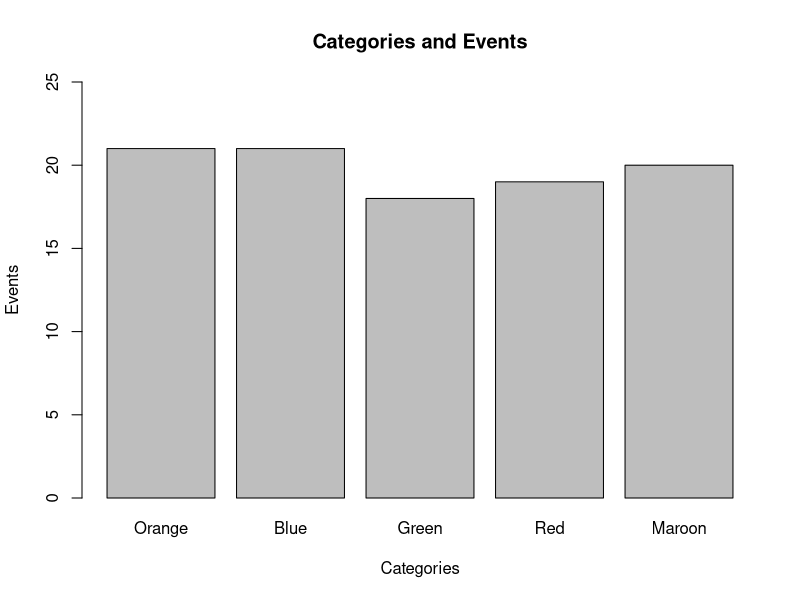
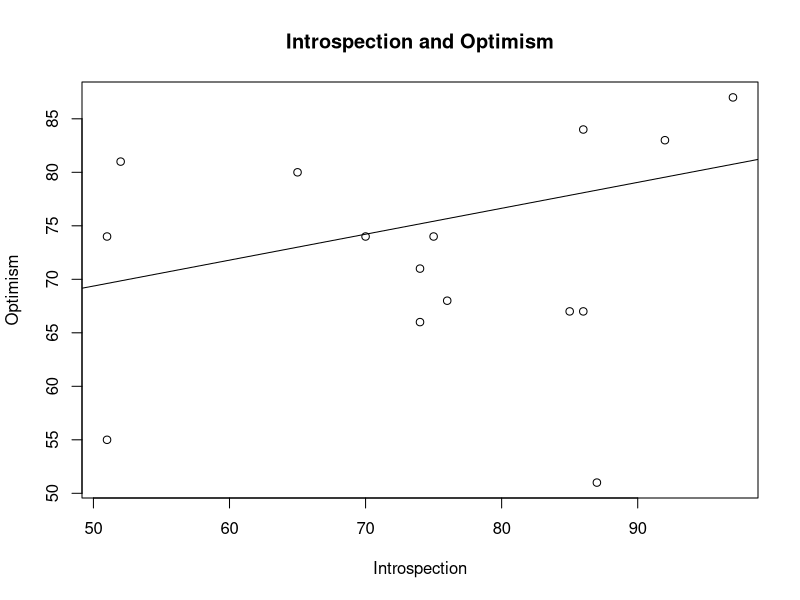
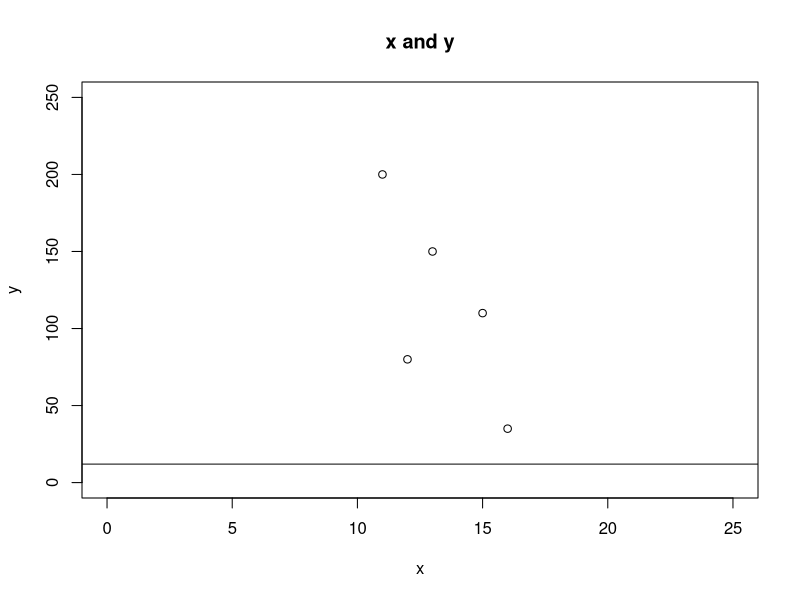
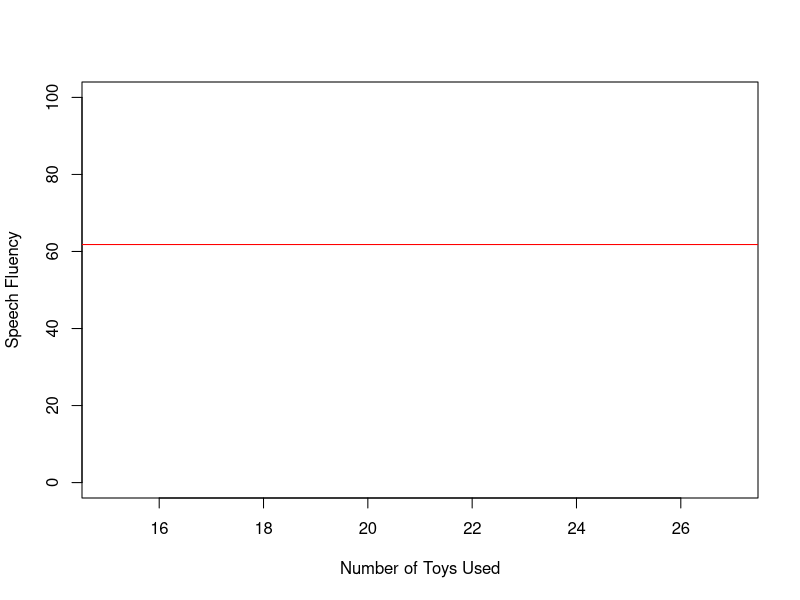
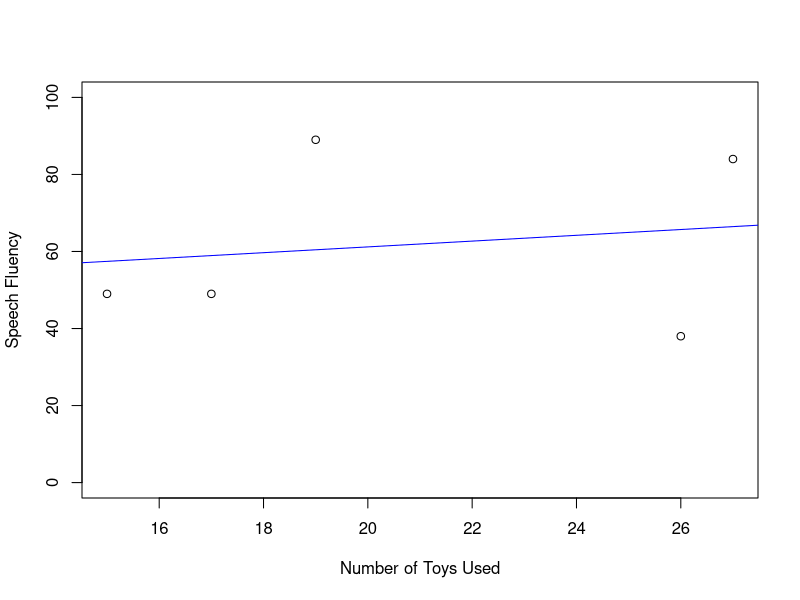

Source code (R) for these figures, in order:
#Advanced Stats Spring '22
#In Class script #3
#Created by Qingqing Yang 03/2/2022
#Edited by Siqi Sun 03/07/2022

##Question 1#####################

# Create data frame
Q1_df <- data.frame(
  categories=c("Orange","Blue","Green","Red","Maroon"),
  freq = c(21,21,18,19,20)
)
# barplot(Q1_df$freq,names.arg = Q1_df$categories, ylim=c(0,25), space=0.1,legend.text = Q1_df$freq,col=rainbow(5))
barplot(Q1_df$freq,
        names.arg = Q1_df$categories, 
        ylim=c(0,25),
        xlab = "Categories",
        ylab = "Events",
        main = "Categories and Events"
        )

mode <- Q1_df$categories[Q1_df$freq==max(Q1_df$freq)]
mode

##Question 2#####################

# Create data frame
Q2_df <- data.frame(
  Participant = 1:15,
  Introspection = c(51,65,74,74,75,76,87,86,51,85,52,92,97,70,86),
  Optimism = c(55,80,71,66,74,68,51,67,74,67,81,83,87,74,84)
)

# Pearson's r
cor.test(Q2_df$Introspection, Q2_df$Optimism,method = "pearson")

# Plot the data
plot(Q2_df$Introspection, Q2_df$Optimism,
     main = "Introspection and Optimism",
     xlab = "Introspection",
     ylab = "Optimism"
)

# Linear regression
lm_Q2=lm(Q2_df$Introspection ~ Q2_df$Optimism)
abline(lm_Q2)
summary(lm_Q2)
# Y = 0.2423X+57.2557

##Question 3#####################

# Get the data frame for Q3
Q3_df <- data.frame(
  Participant = 1:12,
  Visual_Imagery_Rating= c(44,38,40,43,47,31,42,42,48,28,40,41),
  Vivid_Dreaming = NaN
)

# calculate the y and put it in the data frame
slope = 0.004
intercept= 6.023

for (i in 1:12){
Q3_df$Vivid_Dreaming[i]=
  slope*Q3_df$Visual_Imagery_Rating[i]+intercept
}



##Question 4#######################

# Data frame
Q4_df <- data.frame(
  x = c(16,12,15,13,11),
  y_predicted= c(56.86,146.38,79.2415,124,168.76),
  residuals= c(-21.86,-66.38,30.76,26,31.24),
  y = NaN
)
# Find y
for (i in 1:5){
  Q4_df$y[i]=Q4_df$y_predicted[i]+Q4_df$residuals[i]
}

# Plot x and y with range on x and y
plot(Q4_df$x, Q4_df$y,
     main = "x and y",
     xlab = "x",
     ylab = "y",
    xlim = c(0,25),
    ylim = c(0,250),
)

help('plot')
help('abline')
# The h= and v= forms draw horizontal and vertical lines at the specified coordinates
abline(h=12)

##Question 5 ###########
Q5_df = data.frame(participant = 1:5, 
                   number_of_toys_used = c(15, 26, 27, 17, 19),
                   speech_fluency = NaN)

speech_fluency.mean = 61.8

plot(Q5_df$number_of_toys_used,
    xlim = range(Q5_df$number_of_toys_used), 
    ylim = c(0, 100),
    xlab = "Number of Toys Used",
    ylab = "Speech Fluency") 
# OR do:
# plot(c(min(Q5_df$number_of_toys_used),max(Q5_df$number_of_toys_used)),
#      c(0, 100),
#      type = "n", #draw a empty plot
#      xlab = "Number of Toys Used",
#      ylab = "Speech Fluency") 

abline(h=speech_fluency.mean, col = "red")

Q5_df$speech_fluency = c(49, 38, 84, 49, 89)

plot(Q5_df$number_of_toys_used, 
     Q5_df$speech_fluency,
     xlim = range(Q5_df$number_of_toys_used), 
     ylim = c(0, 100),
     xlab = "Number of Toys Used",
     ylab = "Speech Fluency")

abline(lm(Q5_df$speech_fluency~Q5_df$number_of_toys_used), col = "blue")




